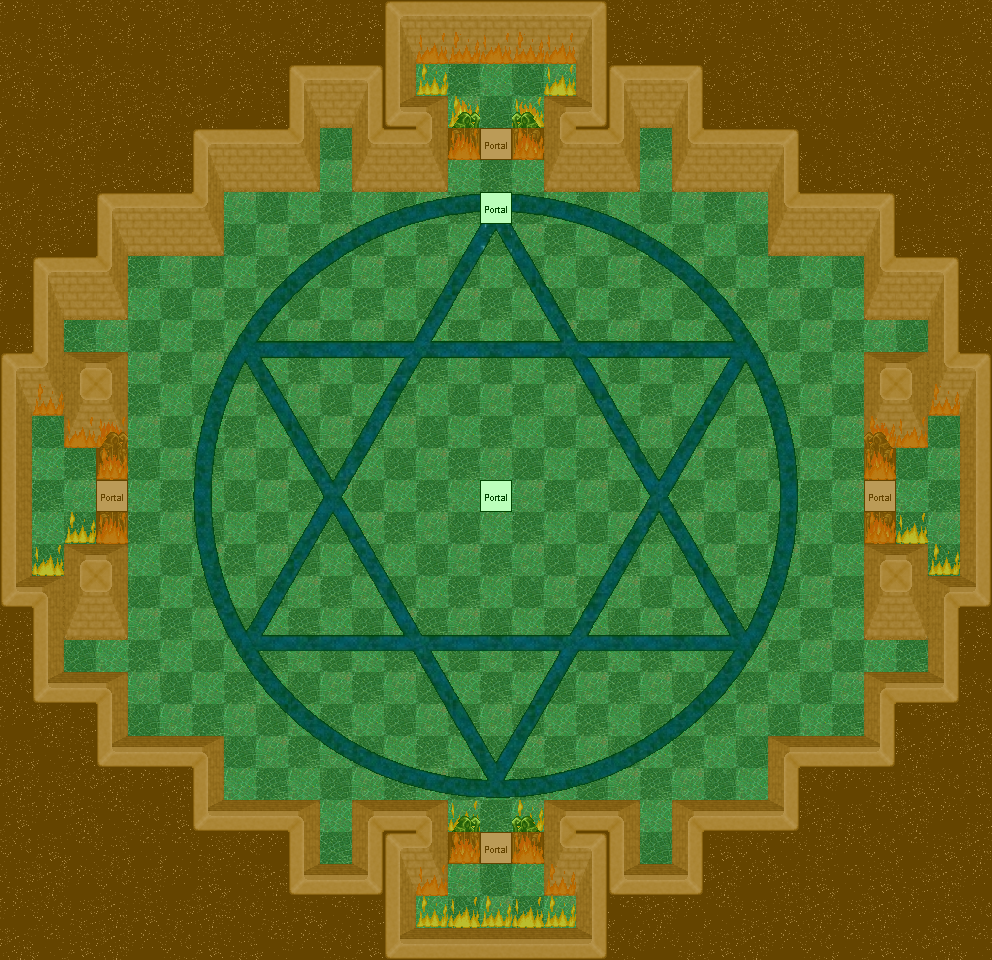

A 2D game scene composited from a Tiled map and its tileset images. What follows is a short description and the map's XML, with each tile layer's data collapsed to a summary:
An orthogonal 31x30 tile map with 32x32 px tiles, 8 tile layers (0_floor, 1_terrain, 2_object, 3_roof, ...), 13 tilesets.

<map version="1.0" orientation="orthogonal" renderorder="right-down" width="31" height="30" tilewidth="32" tileheight="32" nextobjectid="1">
 <tileset firstgid="1" name="..\tileset\building\castle.png" tilewidth="32" tileheight="32" tilecount="320" columns="20">
  <image source="../../tileset/building/castle.png" width="640" height="512" />
 </tileset>
 <tileset firstgid="321" name="..\tileset\logic\portal.png" tilewidth="32" tileheight="32" tilecount="7" columns="7">
  <image source="../../tileset/logic/portal.png" width="224" height="32" />
 </tileset>
 <tileset firstgid="328" name="..\tileset\logic\collision.png" tilewidth="32" tileheight="32" tilecount="1" columns="1">
  <image source="../../tileset/logic/collision.png" width="32" height="32" />
 </tileset>
 <tileset firstgid="329" name="..\tileset\ground\indoor\blue_green.png" tilewidth="32" tileheight="32" tilecount="4" columns="2">
  <image source="../../tileset/ground/indoor/blue_green.png" width="64" height="64" />
 </tileset>
 <tileset firstgid="333" name="..\tileset\sky\stars.png" tilewidth="32" tileheight="32" tilecount="6" columns="3">
  <image source="../../tileset/sky/stars.png" width="96" height="64" />
 </tileset>
 <tileset firstgid="339" name="..\tileset\ground\cobblestones.png" tilewidth="32" tileheight="32" tilecount="4" columns="2">
  <image source="../../tileset/ground/cobblestones.png" width="64" height="64" />
 </tileset>
 <tileset firstgid="343" name="..\tileset\ground\hexagramm.png" tilewidth="32" tileheight="32" tilecount="722" columns="19">
  <image source="../../tileset/ground/hexagramm.png" width="608" height="1216" />
 </tileset>
 <tileset firstgid="1065" name="..\tileset\item\statue\warlock.png" tilewidth="32" tileheight="32" tilecount="4" columns="2">
  <image source="../../tileset/item/statue/warlock.png" width="64" height="64" />
 </tileset>
 <tileset firstgid="1069" name="..\tileset\ground\fire\flames.png" tilewidth="32" tileheight="32" tilecount="2" columns="1">
  <image source="../../tileset/ground/fire/flames.png" width="32" height="64" />
 </tileset>
 <tileset firstgid="1071" name="..\tileset\building\decoration\floor_sparkle.png" tilewidth="32" tileheight="32" tilecount="18" columns="3">
  <image source="../../tileset/building/decoration/floor_sparkle.png" width="96" height="192" />
 </tileset>
 <tileset firstgid="1089" name="..\tileset\ground\rock\hell.png" tilewidth="32" tileheight="32" tilecount="352" columns="16">
  <image source="../../tileset/ground/rock/hell.png" width="512" height="704" />
 </tileset>
 <tileset firstgid="1441" name="..\tileset\logic\protection.png" tilewidth="32" tileheight="32" tilecount="2" columns="2">
  <image source="../../tileset/logic/protection.png" width="64" height="32" />
 </tileset>
 <tileset firstgid="1443" name="..\tileset\building\decoration\arrows.png" tilewidth="32" tileheight="32" tilecount="4" columns="2">
  <image source="../../tileset/building/decoration/arrows.png" width="64" height="64" />
 </tileset>
 <layer name="0_floor" width="31" height="30">
  <data>[930 cells, 930 non-empty, 15 distinct tile ids]</data>
 </layer>
 <layer name="1_terrain" width="31" height="30">
  <data>[930 cells, 437 non-empty, 253 distinct tile ids]</data>
 </layer>
 <layer name="2_object" width="31" height="30">
  <data>[930 cells, 184 non-empty, 19 distinct tile ids]</data>
 </layer>
 <layer name="3_roof" width="31" height="30">
  <data>[930 cells, 23 non-empty, 2 distinct tile ids]</data>
 </layer>
 <layer name="4_roof_add" width="31" height="30">
  <data>[930 cells, 8 non-empty, 2 distinct tile ids]</data>
 </layer>
 <layer name="objects" width="31" height="30">
  <data>[930 cells, 6 non-empty, 1 distinct tile ids]</data>
 </layer>
 <layer name="collision" width="31" height="30" opacity="0.54">
  <data>[930 cells, 463 non-empty, 1 distinct tile ids]</data>
 </layer>
 <layer name="protection" width="31" height="30" opacity="0.27">
  <data>[930 cells, 930 non-empty, 1 distinct tile ids]</data>
 </layer>
</map>
